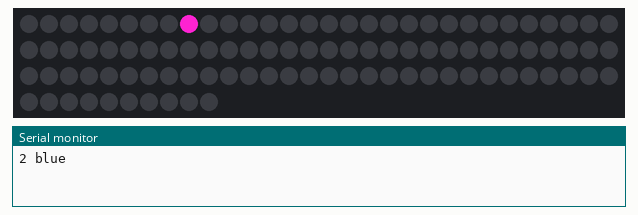
Recording of a sketch running on a simulated ESP8266 (NodeMCU). On the bench: 100 RGB LEDs in strip order, left to right, continuing on the next row, the last lines printed to the serial monitor. Random numbers use the default seed unless the sketch sets one.

Above: at 10.17 s.
At 11.27 s:
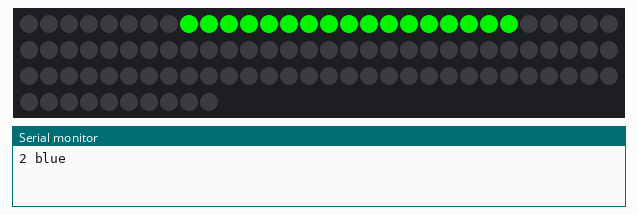
At 16.1 s:
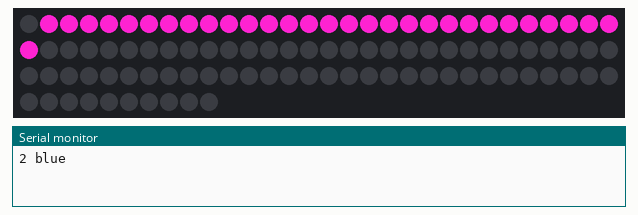
At 29.4 s:
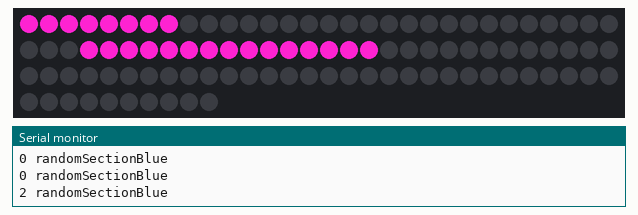

The sketch:

main.ino
```cpp
#include <FastLED.h>
#define LED_PIN D4
#define NUM_LEDS 100

CRGB leds[NUM_LEDS];

int randomNumber;
int sectionStart, sectionEnd;
int speed;
int numLed = 50;
char printBuffer[30];

// ( RED, BLUE, GREEN)

void yellow()
{
  FastLED.delay(100);
  for (int i = 30; i > 0; i--)
  {
    leds[i].setRGB(253, 35, 208);
    FastLED.show();
    FastLED.delay(30);
  }
  FastLED.delay(400);
  FastLED.delay(100);
  for (int i = 30; i > 0; i--)
  {
    leds[i].setRGB(0, 0, 0);
    FastLED.show();
    FastLED.delay(13);
  }
}

void blue()
{
  sprintf(printBuffer, "%d blue", randomNumber);
  Serial.println(printBuffer);
  for (int i = 8; i < 25; i++)
  {
    leds[i].setRGB(253, 35, 208);
    FastLED.show();
    FastLED.delay(30);
  }
  for (int i = 8; i < 25; i++)
  {
    for(int j= 0 ; j<11;j++)
      leds[i+j].setRGB(0, 0, 0);
    leds[i].setRGB(0, 223, 0);
    FastLED.show();
    FastLED.delay(30);
  }
  FastLED.delay(300);
  clearLight();
}

void clearLight()
{
  fill_solid(leds, NUM_LEDS, CRGB(0, 0, 0));
  FastLED.show();
}

void flashLight()
{
  sprintf(printBuffer, "%d flashLight", randomNumber);
  Serial.println(printBuffer);
  for (int i = 0; i > numLed; i++)
    leds[i].setRGB(255, 255, 255);
  FastLED.show();
  FastLED.delay(500);
}

void lightning()
{
  fill_solid(leds, NUM_LEDS, CRGB(0, 0, 0));
  FastLED.show();
  FastLED.delay(2000);
  fill_solid(leds, NUM_LEDS, CRGB(130, 130, 130));
  FastLED.delay(120);
  fill_solid(leds, NUM_LEDS, CRGB(70, 70, 70));
  FastLED.show();
  FastLED.delay(80);
  fill_solid(leds, NUM_LEDS, CRGB(0, 0, 0));
  FastLED.show();
  FastLED.delay(200);
  fill_solid(leds, NUM_LEDS, CRGB(130, 130, 130));
  FastLED.show();
  FastLED.delay(130);
  fill_solid(leds, NUM_LEDS, CRGB(0, 0, 0));
  FastLED.show();
}


int t = 0;
void randomSectionBlue()
{
  for (int i = 0; i < 6; i++)
  {
    int rnd = random(4);
    sprintf(printBuffer, "%d randomSectionBlue", rnd);
    Serial.println(printBuffer);
    if (rnd != t)
    {
      switch (rnd)
      {
      case 0:
        FastLED.delay(1000);
        for (int i = 8; i >= 0; i--)
        {
          leds[i].setRGB(0, 223, 252);
          FastLED.show();
          FastLED.delay(20);
        }
        FastLED.delay(300);
        clearLight();
        FastLED.delay(70);
        for (int i = 8; i >= 0; i--)
          leds[i].setRGB(0, 223, 252);
        FastLED.show();
        FastLED.delay(50);
        clearLight();
        FastLED.delay(40);
        for (int i = 8; i >= 0; i--)
          leds[i].setRGB(0, 223, 252);
        FastLED.show();
        FastLED.delay(50);
        clearLight();
        break;
      case 1:
        FastLED.delay(1000);
        for (int i = 0; i < 6; i++)
        {
          leds[25 + i].setRGB(0, 123, 152);
          leds[25 - i].setRGB(0, 123, 152);
        }
        FastLED.show();
        FastLED.delay(500);
        clearLight();
        FastLED.delay(70);
        for (int i = 0; i < 6; i++)
        {
          leds[25 + i].setRGB(125, 123, 152);
          leds[25 - i].setRGB(125, 123, 152);
        }
        FastLED.show();
        FastLED.delay(50);
        clearLight();
        FastLED.delay(30);
        for (int i = 0; i < 6; i++)
        {
          leds[25 + i].setRGB(0, 123, 152);
          leds[25 - i].setRGB(0, 123, 152);
        }
        FastLED.show();
        FastLED.delay(50);
        clearLight();
        break;
      case 2:
        FastLED.delay(2000);
        for (int i = 0; i < 8; i++)
        {
          leds[i].setRGB(253, 35, 208);
          leds[40 + i].setRGB(253, 35, 208);
          leds[40 - i].setRGB(253, 35, 208);
          FastLED.show();
          FastLED.delay(35);
        }
        FastLED.delay(600);
        clearLight();
        FastLED.delay(80);
        for (int i = 0; i < 8; i++)
        {
          leds[i].setRGB(253, 35, 208);
          leds[40 + i].setRGB(253, 200, 208);
          leds[40 - i].setRGB(253, 200, 208);
        }
        FastLED.show();
        FastLED.delay(130);
        clearLight();
        break;
      case 3:
        FastLED.delay(2000);
        for (int i = 13; i < 24; i++)
        {
          leds[i].setRGB(255, 223, 252);
          FastLED.show();
          FastLED.delay(30);
        }
        FastLED.delay(500);
        clearLight();
        FastLED.delay(70);
        for (int i = 13; i < 24; i++)
          leds[i].setRGB(255, 223, 252);
        FastLED.show();
        FastLED.delay(130);
        clearLight();
        break;
      default:
        break;
      }
      t = rnd;
    }
    else
    {
      i = i - 1;
    }
  }
}

void setup()
{
  Serial.begin(9600);
  delay(10000);
  FastLED.addLeds<WS2811, LED_PIN, GRB>(leds, NUM_LEDS);
}

void loop()
{
  randomNumber = random(5);
  switch (4)
  {
  case 0:
    sprintf(printBuffer, "%d case 0 lightning", randomNumber);
    Serial.println(printBuffer);
    lightning();
    FastLED.delay(4000);
    blue();
    clearLight();
    FastLED.delay(2000);
    break;
  case 1:
    sprintf(printBuffer, "%d Lightning", randomNumber);
    Serial.println(printBuffer);
    lightning();
    FastLED.delay(4000);
    blue();
    clearLight();
    FastLED.delay(2000);
    break;
  case 2:
    flashLight();
    FastLED.delay(2000);
    clearLight();
    FastLED.delay(2000);
    randomSectionBlue();
    FastLED.delay(3300);
    clearLight();
    break;
  case 3:
    blue();
    break;
  case 4:
    blue();
    FastLED.delay(3500);
    yellow();
    FastLED.delay(3500);
    randomSectionBlue();
    FastLED.delay(3500);
    lightning();
    FastLED.delay(3000);
    break;
  case 5:
    randomSectionBlue();
    FastLED.delay(1500);
    break;
  default:
    break;
  }
}
```

Measured:
- what the display in image 3 shows lasts 0.7 s, from 29.3 s to 30.0 s
